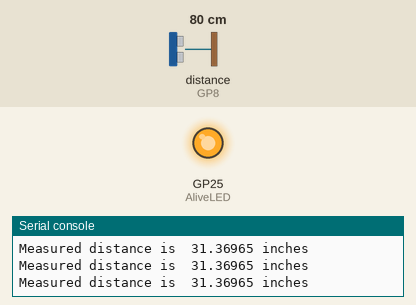
Bench run of a program on a simulated Raspberry Pi Pico running MicroPython. Parts: output pins drawn as LEDs (lit = HIGH), the last lines printed to the serial console. The inputs (shaded band) are chosen by the test bench; at power-on: distance to the obstacle (sensor on GP8) 80 cm. The echo pulse lasts 58.3 µs per cm; the interpreter's speed is modelled, so counts of loop turns are approximate; pins used as bus, display or sensor lines are not drawn.

Above: at 1.2 s.
1.3 s: distance to the obstacle (sensor on GP8) set to 9 cm
2.8 s: distance to the obstacle (sensor on GP8) set to 6 cm
At 4.2 s:
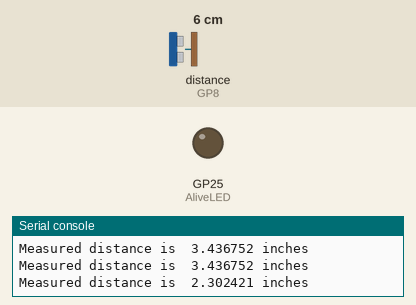
Timing chart, 0 to 5.8 s (numbered marks = the images above; inputs shaded):
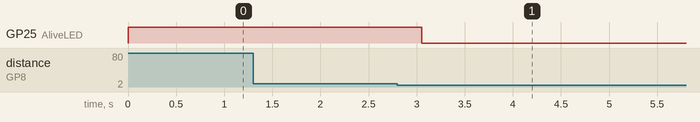

Measured:
- the behaviour switches between 8 and 7 cm on distance to the obstacle (sensor on GP8) (found by bisection; images 0 and 1)
- after the input at 2.8 s, GP25 (AliveLED): HIGH → LOW after 0.25 s

The program:

Function_PING_HC-SR04.py
```python
# This code has the BeetleBot run FWD at top spped.
# If the LHS side whisker bumps an object, Beetbot backs up and makes a righthand turn to avoid it.
# The time BeetleBot backs up is random, from 1.5 seconds to 6 seconds,.
# It will stop backing up if an object is detected 7 inches from the
# HC-SR04 ping sensor in the reat of BeetleBot.
# If the RHS whisker encounters an object, the behavior is the same except Beetlebot turns left after backing up.


from machine import Pin
# Pin uses the GPIO value , not the actual pin number
import utime
import random


AliveLED = Pin(25,machine.Pin.OUT)

AliveLED.value(1)

PingTrigger=Pin(9,Pin.OUT)  #GP9 is physical pin 12
PingEcho=Pin(8,Pin.IN)  #GP8 is physical pin 11
###  !!!!!! NOTE in Thonny the software will throw misleading errors if the hardware is not wired !!!!!

def Ping():
    echotries=0
    PingTrigger.low()
    utime.sleep_us(2)  # note sleep_us is for microsecs
    PingTrigger.high()
    utime.sleep_us(10)
    PingTrigger.low()
    while ((PingEcho.value() == 0) and (echotries<30)):
        EchoStartTime = utime.ticks_us()
        echotries=echotries+1
         # This check bails out of the loop on a problem with a long echo  or failed echo, I havent been able to prove its needed.

    while PingEcho.value()==1:
        EchoHeard = utime.ticks_us()
    PingDeltaTime=EchoHeard-EchoStartTime
    PingDistance_cm =(PingDeltaTime*.0343)/2  # sound is 343.2 m/s .0343 cm/usec
    PingDistance_in=(PingDistance_cm)/2.54
    #print ("Measured distance is ",PingDistance_cm, "cm"  )
    print ("Measured distance is ",PingDistance_in, "inches"  )
    #print ("Echotries =", echotries)
    return PingDistance_in

while True:  #this is start of the main loop routine
    PingDistance=Ping()
    utime.sleep(.2)
    if (PingDistance<3):
        AliveLED.low()
        utime.sleep(10)
    else: AliveLED.high()
     
```
